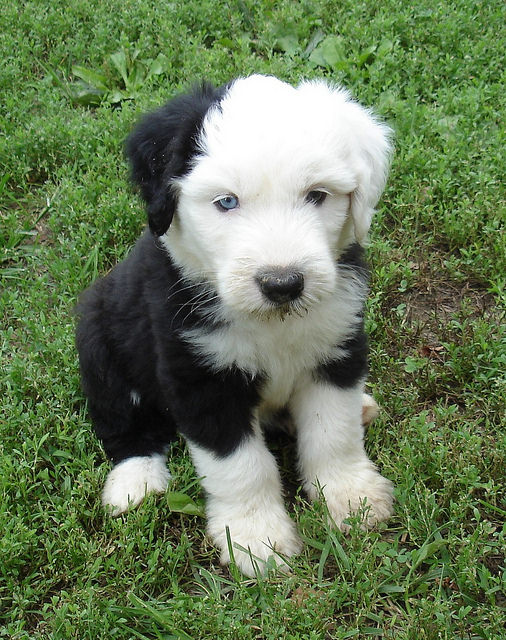
#> input picture tensorflow/notebooks/keras/puppy.jpg, 506 x 640 px
$ python conv-demo.py
#> lines starting #> are read from the running program, lines starting #| are printed output that depends on the picture
"""This was developed by Lukas Biewald.
The original can be found at https://github.com/lukas/ml-class
"""
import cv2
import numpy
from PIL import Image
from scipy.signal import convolve2d


def draw_image(channel, img_file, background_color, pixel_size=10):
    image = Image.open(img_file)
    red, green, blue = image.split()
    if channel == "grey":
        image = Image.open(img_file).convert("LA")
    elif channel == "r":
        image = red
    elif channel == "g":
        image = green
    elif channel == "b":
        image = blue

    image = image.resize((image.size[0] // pixel_size, image.size[1] // pixel_size), Image.NEAREST)
    image = image.resize((image.size[0] * pixel_size, image.size[1] * pixel_size), Image.NEAREST)
    image = image.convert("RGB")
    pixel = image.load()

    for i in range(0, image.size[0], pixel_size):
        for j in range(0, image.size[1], pixel_size):
            for r in range(pixel_size):
                pixel[i + r, j] = background_color
                pixel[i, j + r] = background_color

    return image


def draw_image_conv(img_file, kernel, x, y, background_color, pixel_size=10):
    image = Image.open(img_file)
    image = image.resize((image.size[0] // pixel_size, image.size[1] // pixel_size), Image.NEAREST)

    new_image = convolve2d(numpy.asarray(image)[:, :, 0], kernel)
    new_image = new_image.clip(0.0, 255.0)
    for i in range(new_image.shape[0]):
        for j in range(new_image.shape[1]):
            if i > y or (i == y and j >= x):
                new_image[i, j] = 0

    image = Image.fromarray(new_image)
    image = image.convert("RGB")
    image = image.resize((image.size[0] * pixel_size, image.size[1] * pixel_size), Image.NEAREST)
    pixel = image.load()

    for i in range(0, image.size[0], pixel_size):
        for j in range(0, image.size[1], pixel_size):
            for r in range(pixel_size):
                pixel[i + r, j] = background_color
                pixel[i, j + r] = background_color

    return image


def show_image(img_file, x, y, w, h, background_color, kernel, color=True, pixel_size=10):
    if color:
        image_r = draw_image("r", img_file, background_color, pixel_size)
#> in draw_image, image is the input picture: PIL image 506x640 RGB; mean R, G, B 102.7, 120.7, 86.2
#> in draw_image, `red, green, blue = image.split()`:
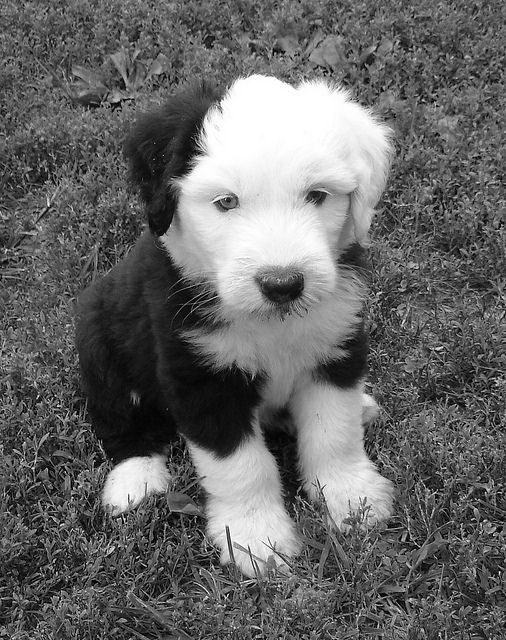
#> red: PIL image 506x640 L; min 0, max 255, mean 102.7
#> in draw_image, `red, green, blue = image.split()`:
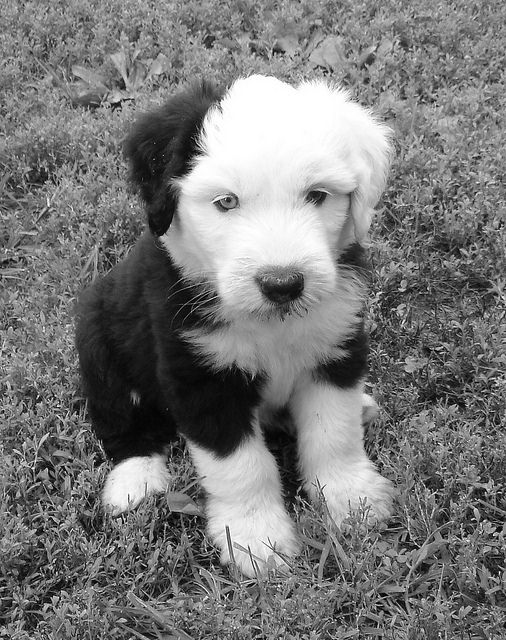
#> green: PIL image 506x640 L; min 0, max 255, mean 120.7
#> in draw_image, `red, green, blue = image.split()`:
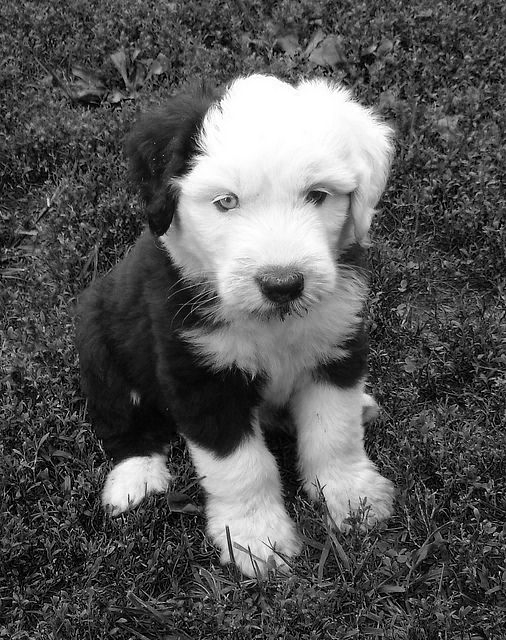
#> blue: PIL image 506x640 L; min 0, max 255, mean 86.2
        image_g = draw_image("g", img_file, background_color, pixel_size)
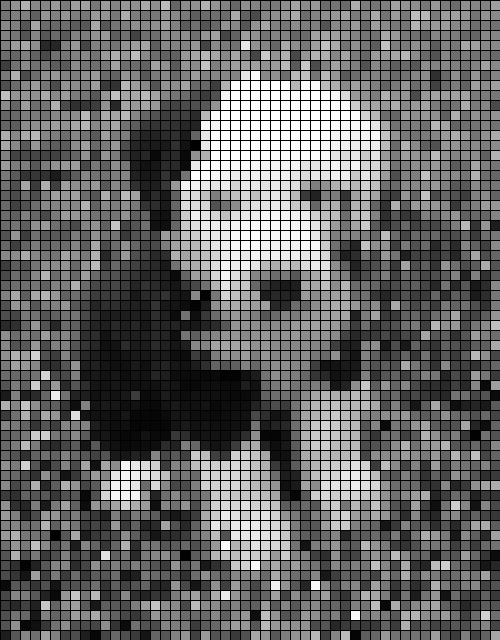
#> image_g: PIL image 500x640 RGB; min 0, max 255, mean 97.9
        image_b = draw_image("b", img_file, background_color, pixel_size)
#> call 3 of draw_image, with channel = 'b', img_file = 'puppy.jpg', background_color = (1, 1, 1), pixel_size = 10
#> in draw_image (call 3), `image = image.resize((image.size[0] * pixel_size, image.size[1] * pixe..`:
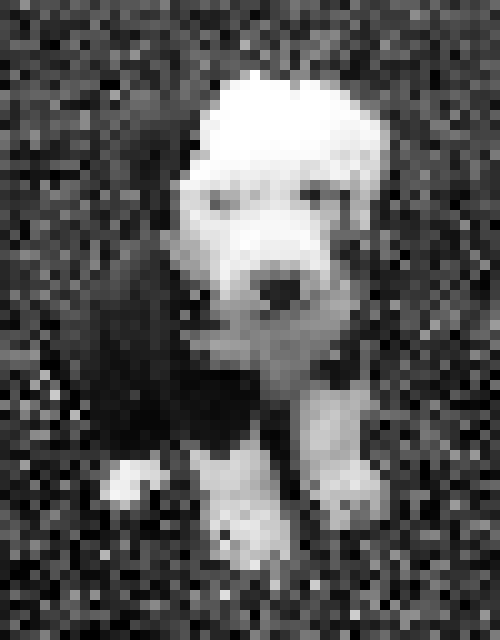
#> image: PIL image 500x640 L; min 0, max 255, mean 85.9
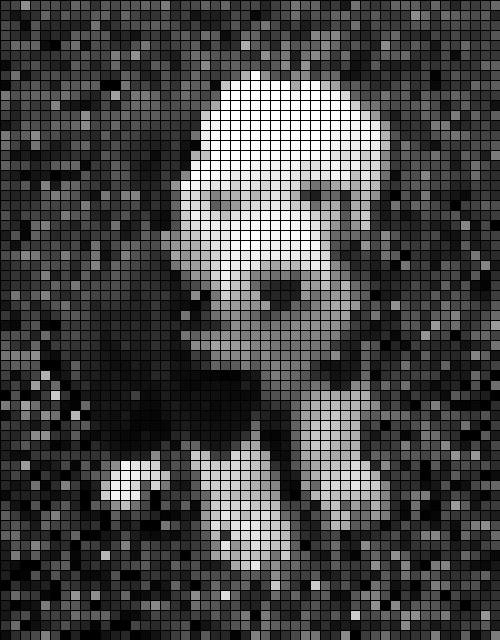
#> image_b: PIL image 500x640 RGB; min 0, max 255, mean 69.8
        opencv_image_r = cv2.cvtColor(numpy.array(image_r), cv2.COLOR_RGB2BGR)
        opencv_image_g = cv2.cvtColor(numpy.array(image_g), cv2.COLOR_RGB2BGR)
        opencv_image_b = cv2.cvtColor(numpy.array(image_b), cv2.COLOR_RGB2BGR)

        conv_image = draw_image_conv(img_file, kernel, x, y, background_color)
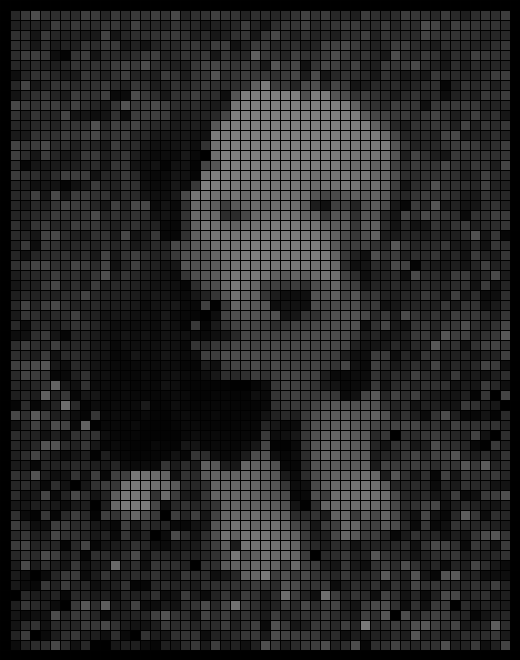
#> conv_image: PIL image 520x660 RGB; min 0, max 127, mean 38.8
        opencv_conv_image = cv2.cvtColor(numpy.array(conv_image), cv2.COLOR_RGB2BGR)

        cv2.rectangle(
            opencv_image_r,
            (x * pixel_size, y * pixel_size),
            ((x + w) * pixel_size, (y + h) * pixel_size),
            (0, 0, 255),
        )
        cv2.rectangle(
            opencv_image_g,
            (x * pixel_size, y * pixel_size),
            ((x + w) * pixel_size, (y + h) * pixel_size),
            (0, 0, 255),
        )
        cv2.rectangle(
            opencv_image_b,
            (x * pixel_size, y * pixel_size),
            ((x + w) * pixel_size, (y + h) * pixel_size),
            (0, 0, 255),
        )
        cv2.imshow("image red", opencv_image_r)
        cv2.imshow("image green", opencv_image_g)
        cv2.imshow("image blue", opencv_image_b)
        cv2.imshow("image out", opencv_conv_image)
    else:
        image = draw_image("grey", img_file, background_color, pixel_size)
        opencv_image = cv2.cvtColor(numpy.array(image), cv2.COLOR_RGB2BGR)

        conv_image = draw_image_conv(img_file, kernel, x, y, background_color)
        opencv_conv_image = cv2.cvtColor(numpy.array(conv_image), cv2.COLOR_RGB2BGR)

        cv2.rectangle(
            opencv_image,
            (x * pixel_size, y * pixel_size),
            ((x + w) * pixel_size, (y + h) * pixel_size),
            (0, 0, 255),
        )
        cv2.imshow("image", opencv_image)
        cv2.imshow("image conv", opencv_conv_image)


kernel = [[0, 0, 0], [0, 0.5, 0], [0, 0, 0]]

background_color = (1,) * 3
img_file = "puppy.jpg"

w = 3
h = 1

show_image(img_file, 100, 100, w, h, background_color, kernel, pixel_size=10, color=True)
while True:
    k = cv2.waitKey(0)
#> (key Esc is pressed here)
    if k == 27:  # wait for ESC key to exit
        cv2.destroyAllWindows()
        break
